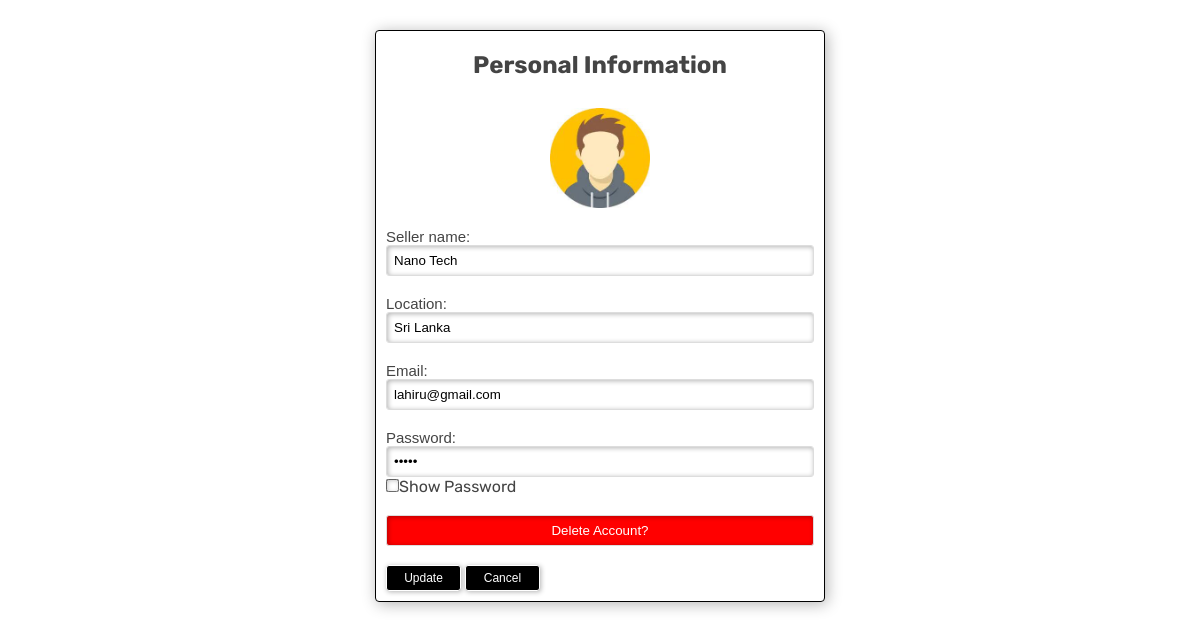
Screenshot of /seller_account_manage.php (signed in) with the database file from the repository.
### tables this page shows
CREATE TABLE `seller` (
  `seller_ID` int(11) NOT NULL,
  `seller_Name` varchar(50) NOT NULL,
  `location` varchar(50) NOT NULL,
  `email` varchar(50) NOT NULL,
  `password` varchar(20) NOT NULL
);

### seller_account_manage.php (the view, shortened to what this page needs)
<?php
    require './conn.php';
    if ($_SESSION['user_role'] == "seller" ) {
        $seller_ID = $_SESSION['seller_ID'];
        $sql = "SELECT *FROM seller WHERE seller_ID = '$seller_ID' ";
        $result = $con->query($sql);
        $info = $result->fetch_assoc();
        ?>
        <!DOCTYPE html>
        <html lang="en">
        <head>
            <link rel="stylesheet" href="./css/style.css">
            <link rel="stylesheet" href="./css/seller_account_manage.css">
            <link rel="stylesheet" href="https://cdnjs.cloudflare.com/ajax/libs/font-awesome/6.4.0/css/all.min.css" />
        </head>
        <body>
            <div class="main-section">
                <div class="row">
                <div class="row-personal-info">
                    <form action="#" method="POST">
                    <div class="personal-info-form">
                    <center>
                    <h2>Personal Information</h2><br>
                    <img src="./images/avatar.jpg" style="width:100px; height:100px; margin-bottom: 20px;"></br>
                    </center>
                    <label>Seller name:</label><br>
                    <input type="text" name="name" value="<?php echo "{$info['seller_Name']}" ?>"><br><br>
                    <label>Location:</label><br>
                    <input type="text" name="location" value="<?php echo "{$info['location']}" ?>"><br><br>
                    <label>Email:</label><br>
                    <input type="text" name="s_email" value="<?php echo "{$info['email']}" ?> "><br><br>
                    <label>Password:</label><br>
                    <input type="password" id ="myInput" name="s_password" value="<?php echo "{$info['password']}" ?> "><br>
                    <div>
                    <input id="passCheck" type="checkbox" onclick="myFunction()">Show Password
                    </div>
                    <br>
                    <form class="account-delete" action="delete_account.php" method="POST">
                        <a href="./delete_account.php?sId=<?php echo $seller_ID; ?>">
                    <input style="background-color:red; color:white; cursor:pointer;" type="button" name="delete" value="Delete Account?">
                    </a>
                    <br><br>
                    <input class="btn" type="submit" value="Update"name="update">
                        </form>
                    <button class="btn" type="button"  onclick="window.location = 'seller_dashboard.php'">Cancel</button>
                    </div>
    </div>
            </div>
        </body>
        </html>
<?php
    } else {
        header("Location: login.php");
    }
?>

### css/style.css (style rules this page uses)
* { box-shadow: none; padding: 0; margin: 0; }
body { display: flex; flex-direction: column; font-family: "Rubik", sans-serif; color: #444444; min-height: 100vh; }
a { color: black; text-decoration: none; }

### css/seller_account_manage.css (style rules this page uses)
* { box-sizing: border-box; }
h2 { padding: 10px; }
.main-section { display:flex; flex-wrap: wrap; justify-content: center; }
.row { width: 50%; display: flex; margin-top: 20px; justify-content: center; }
.row-personal-info { border: solid black 1px; border-radius: 4px; box-shadow: 2px 2px 15px rgba(0,0,0,0.3); width: 75%; margin: 10px; }
.personal-info-form { margin: 10px; }
label { font-family: sans-serif; font-size: 15px; }
input { width: 100%; border: solid #ddd 1px; border-radius: 3px; outline: 0; padding: 7px; background-color: #fff; box-shadow: inset 1px 1px 5px rgba(0,0,0,0.3); }
#passCheck { width: auto; }
.btn { width: 75px; text-align: center; padding: 5px; font-size: 12px; font-family: sans-serif; border-radius: 3px; background-color: black; cursor: pointer; border: 1px solid; box-shadow: 1px 1px 5px rgba(0,0,0,0.3); color: #fff; }

### rows the page displays
seller: name "Nano Tech", location "Sri Lanka", s_email "lahiru@gmail.com"
